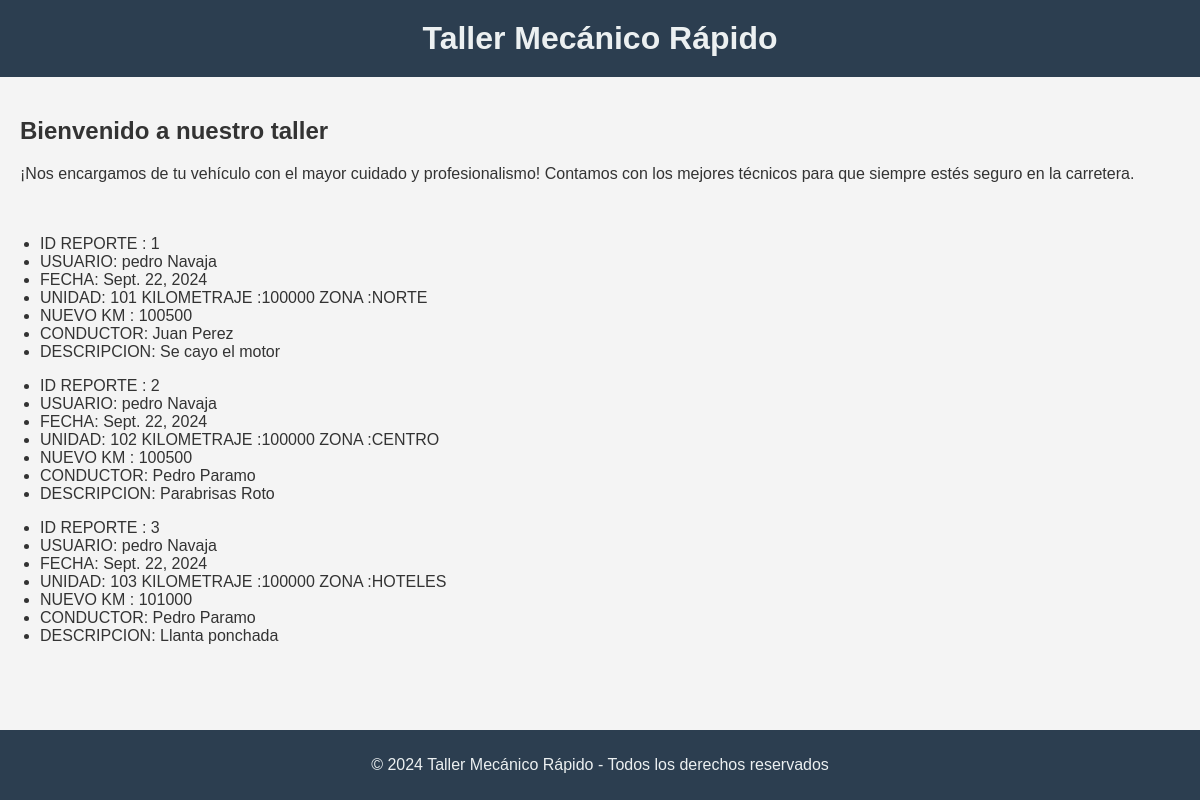
Screenshot of /reporte_operaciones/taller_reporte/ with the database file from the repository.
### reporte_operaciones/models.py (models this page shows, shortened)
class ReporteEntrada(models.Model):
    id_reporte = models.AutoField(primary_key=True)
    conductor = models.ForeignKey('Conductor', on_delete=models.DO_NOTHING)
    reporte_usuario = models.ForeignKey('UsuarioAutocar', on_delete=models.DO_NOTHING)
    fecha_entrada = models.DateField(auto_now_add=True)
    fecha_terminado = models.DateField(null=True, blank=True, default=None)
    unidad = models.ForeignKey('Vehiculos', on_delete=models.DO_NOTHING)
    descripcion_incidente = models.CharField(max_length=255)
    kilometraje_nuevo = models.CharField(max_length=10)

class UsuarioAutocar(AbstractUser):
    departamento = models.CharField(
        max_length=20,
        choices=Departamento.choices()
    )
    groups = models.ManyToManyField(
        'auth.Group',
        related_name='usuarioautocar_set',
        blank=True
    )
    user_permissions = models.ManyToManyField(
        'auth.Permission',
        related_name='usuarioautocar_permissions_set',
        blank=True
    )
    def __str__(self):
        return f"{self.first_name} {self.last_name} "

class Vehiculos(models.Model):
    id_vehiculo = models.AutoField(primary_key=True)  # Corrigiendo el error con primary_key
    numero_unidad = models.CharField(max_length=30)  # Agregar max_length
    modelo_unidad = models.CharField(max_length=30)
    año_unidad = models.CharField(max_length=30)
    zona_unidad = models.CharField(
        max_length=20,
        choices=ZonaVehiculos.choices()
    )
    kilometraje = models.CharField(max_length=10)
    def __str__(self):
        return f"{self.numero_unidad} "

class Conductor(models.Model):
    id_conductor = models.AutoField(primary_key=True)
    nombre_conductor = models.CharField(max_length=20)
    apellido_conductor = models.CharField(max_length=20)
    def __str__(self):
        return f"{self.nombre_conductor} {self.apellido_conductor} "

### reporte_operaciones/views.py (the view)
# urls.py: path("taller_reporte/", views.taller_reporte, name ="taller_reporte"),
def taller_reporte(request):
    lista_reporte = ReporteEntrada.objects.all()
    return render(request,'reporte_operaciones/taller.html',{'lista_reporte':lista_reporte})

### reporte_operaciones/templates/reporte_operaciones/taller.html (shortened to what this page needs)
{%extends 'reporte_operaciones/base_template.html'%}
    {%block contenido%}
    {% for reporte in lista_reporte %}
    <div id="incidente_div">
        <ul>
                <li>ID REPORTE : {{ reporte.id_reporte }}</li>
                <li>USUARIO: {{ reporte.reporte_usuario }}</li>
                <li>FECHA: {{ reporte.fecha_entrada }}</li>
                <li>UNIDAD: {{ reporte.unidad }} KILOMETRAJE :{{reporte.unidad.kilometraje}} ZONA :{{reporte.unidad.zona_unidad}} </li>
                <li>NUEVO KM : {{reporte.kilometraje_nuevo}} </li>
                <li>CONDUCTOR: {{ reporte.conductor }}</li>
                <li>DESCRIPCION: {{ reporte.descripcion_incidente }} </li>
        </ul>
    </div>
    {% empty %}
    <li>No hay objetos disponibles.</li>
    {% endfor %}
    {%endblock%}

### static/css/estilos.css (style rules this page uses)
body { margin: 0; font-family: Arial, sans-serif; background-color: #f4f4f4; color: #333; }

### rows the page displays
ReporteEntrada: id_reporte "1", reporte_usuario "pedro Navaja", fecha_entrada "Sept. 22, 2024", unidad "101", unidad.kilometraje "100000", unidad.zona_unidad "NORTE", kilometraje_nuevo "100500", conductor "Juan Perez", descripcion_incidente "Se cayo el motor"
ReporteEntrada: id_reporte "2", reporte_usuario "pedro Navaja", fecha_entrada "Sept. 22, 2024", unidad "102", unidad.kilometraje "100000", unidad.zona_unidad "CENTRO", kilometraje_nuevo "100500", conductor "Pedro Paramo", descripcion_incidente "Parabrisas Roto"
ReporteEntrada: id_reporte "3", reporte_usuario "pedro Navaja", fecha_entrada "Sept. 22, 2024", unidad "103", unidad.kilometraje "100000", unidad.zona_unidad "HOTELES", kilometraje_nuevo "101000", conductor "Pedro Paramo", descripcion_incidente "Llanta ponchada"
